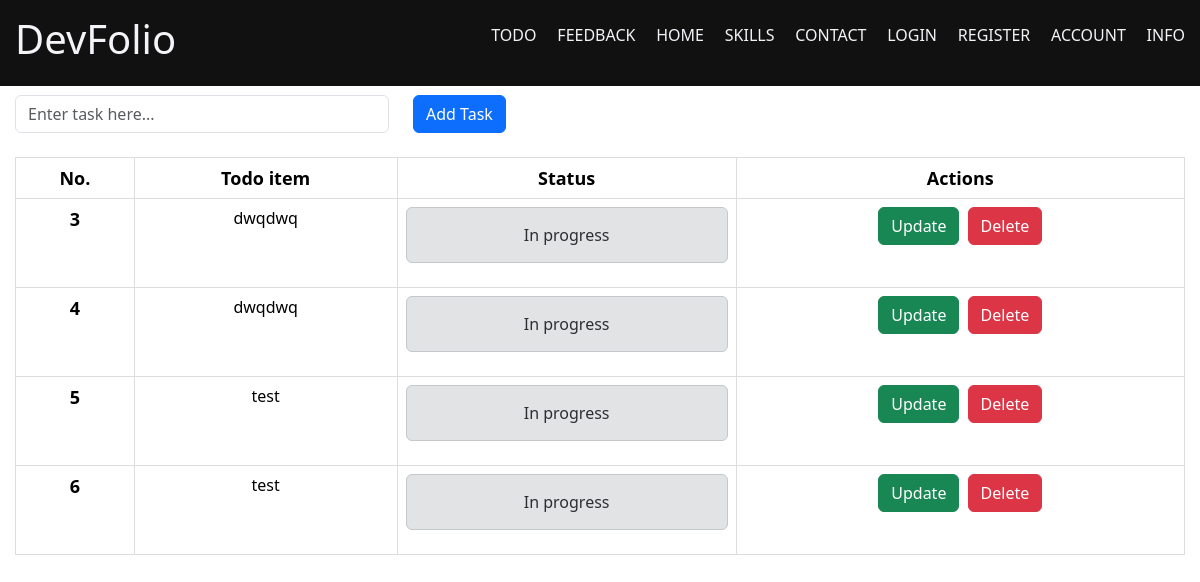
/todo/, run on the app's committed database.
### app/models/todo.py (models this page shows)
class Todo(db.Model):
    id = db.Column(db.Integer, primary_key=True)
    title = db.Column(db.String(100))
    complete = db.Column(db.Boolean)
    description = db.Column(db.String(300))

### app/todo/views.py (the view)
@todo.route('/', methods=['GET', 'POST'])
def todoRoute():
    form = TaskForm()
    todo_list = db.session.query(Todo).all()
    if form.validate_on_submit():
        title = form.title.data
        new_todo = Todo(title=title, complete=False)
        db.session.add(new_todo)
        db.session.commit()
        return redirect(url_for("todo.todoRoute"))
    return render_template('todo.html', todo_list=todo_list, form=form)

### app/todo/forms.py
class TaskForm(FlaskForm):
    title = StringField('Task Title')
    submit = SubmitField('Add Task')

### run.py (called while the page is built)
@a.context_processor
def inject_system_info():
    os_name = os.name
    user_agent = request.headers.get('User-Agent')
    current_time = datetime.now().strftime("%Y-%m-%d %H:%M:%S")
    return dict(os_name=os_name, user_agent=user_agent, current_time=current_time)

### app/todo/templates/todo/todo.html (shortened to what this page needs)
{% block head %}
<link
  href="https://cdn.jsdelivr.net/npm/bootstrap@5.3.2/dist/css/bootstrap.min.css"
  rel="stylesheet"
/>
{% endblock %} {% extends "base.html" %} {% block content %}
<div class="skills-section">
  <div class="container">
    <form method="post" class="row mb-4">
      <div class="col-4">
        <div class="form-outline">
          {{ form.title(class="form-control", placeholder="Enter task here...") }}
        </div>
      </div>
      <div class="col-6">
        {{ form.submit(class="btn btn-primary", label="Save") }}
      </div>
    </form>
    <table class="table mb-4">
      <thead>
        <tr>
          <th scope="col">No.</th>
          <th scope="col">Todo item</th>
          <th scope="col">Status</th>
          <th scope="col">Actions</th>
        </tr>
      </thead>
      <tbody>
        {% for todo in todo_list %}
        <tr>
          <th scope="row">{{todo.id }}</th>
          <td>{{ todo.title }}</td>
          <td>
            {% if todo.complete == False %}
            <div class="alert alert-secondary" role="alert">In progress</div>
            {% else %}
            <div class="alert alert-success" role="alert">Completed</div>
            {% endif %}
          </td>
          <td>
            <a class="btn btn-success" href="/todo/update/{{ todo.id }}">Update</a>
            <a class="btn btn-danger ms-1" href="/todo/delete/{{ todo.id }}"
              >Delete</a
            >
          </td>
        </tr>
        {% endfor %}
      </tbody>
    </table>
  </div>
</div>
{% endblock %}

### data on the page
Todo: id "3", title "dwqdwq", complete "In progress"
Todo: id "4", title "dwqdwq", complete "In progress"
Todo: id "5", title "test", complete "In progress"
Todo: id "6", title "test", complete "In progress"
